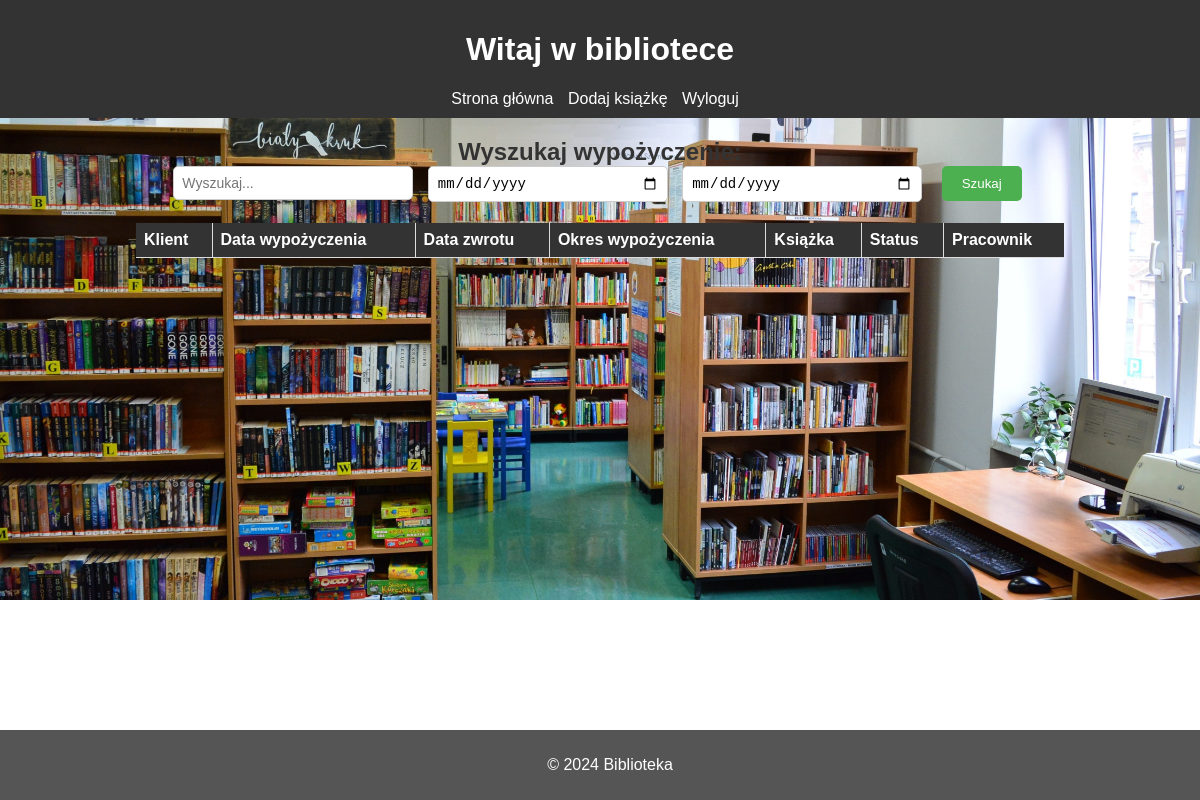
Page /rents (signed in) on the earlier database version.
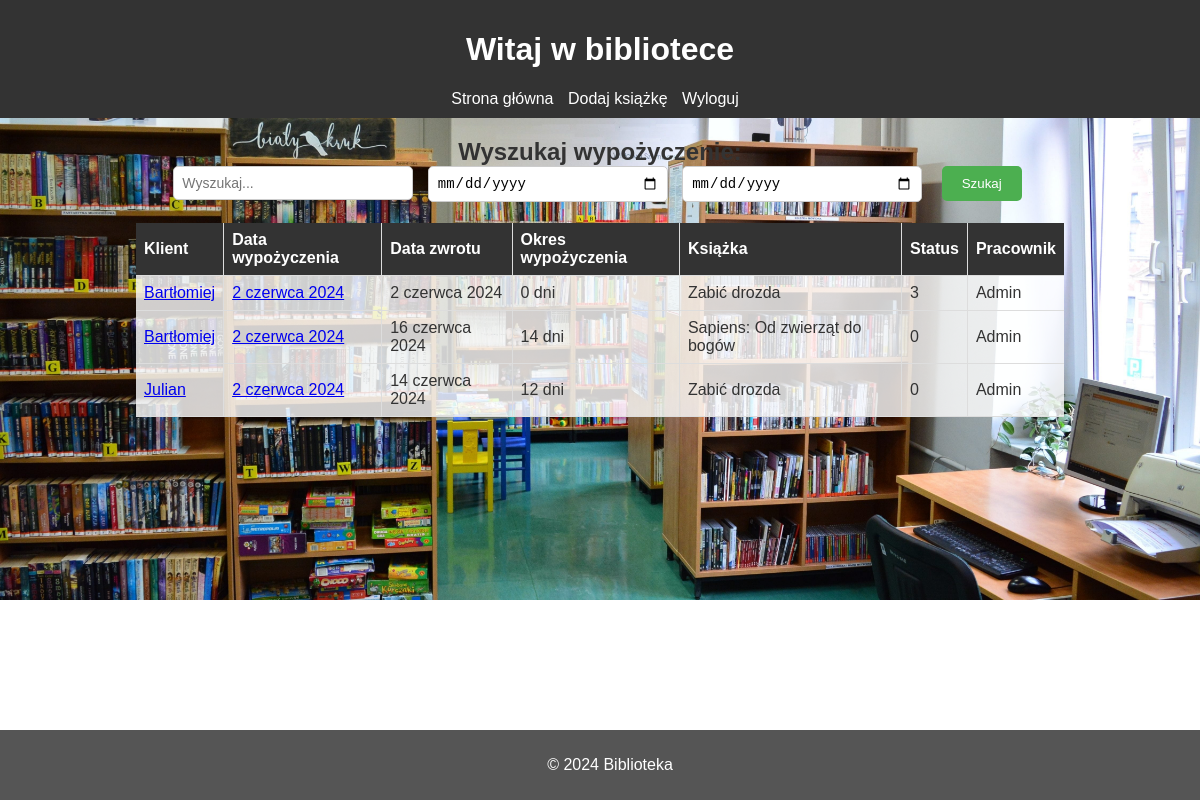
Same page on the later database version.
### bibliotekarz/models.py (models this page shows, shortened)
class Wypozyczenia(models.Model):
    Stany =[
        ('Nowe','Nowe'),
        ('Przedłużone','Przedłużone'),
        ('Po terminie','Po terminie'),
        ('Zakończone','Zakończone')
    ]
    Data = models.DateField(null=False)
    Data_zwrotu = models.DateField(null=True, blank=True)
    Stan = models.CharField(choices=Stany, max_length=100)
    KsiazkaID = models.ForeignKey(Ksiazki, on_delete=models.CASCADE)
    PracownikID = models.ForeignKey(User, on_delete=models.CASCADE, related_name='pracownik')
    KlientID = models.ForeignKey(User, on_delete=models.CASCADE, related_name='klient')
    def get_rent_period(self):
        return self.Data_zwrotu - self.Data

class Ksiazki(models.Model):
    Stany = [
        ('Dostępna','Dostępna'),
        ('Wypożyczona','Wypozyczona')
    ]
    Tytul = models.CharField(max_length=100, null=False, unique=True)
    Autor = models.CharField(max_length=50, null=False)
    Gatunek = models.ForeignKey(Gatunki, on_delete=models.CASCADE)
    Liczba_stron = models.PositiveIntegerField()
    Wydawnictwo = models.CharField(max_length=50)
    Rok_wydania = models.PositiveIntegerField()
    Cena = models.DecimalField(decimal_places=2, null=False, validators=[positive_decimal], max_digits=5)
    Liczba_egzamplarzy = models.PositiveIntegerField()
    Liczba_dostepnych_egzemplarzy = models.PositiveIntegerField()
    Opis = models.CharField(max_length=1000)
    Stan = models.CharField(choices=Stany, max_length=20)
    Utworzone_przez = models.ForeignKey(User, on_delete=models.CASCADE)
    def __str__(self) -> str:
        return self.Tytul

### uzytkownicy/models.py (models this page shows, shortened)
class User(AbstractUser):
    choices = [(0, 'Męźczyzna'),
               (1, 'Kobieta')]
    Telefon = models.CharField(max_length=9,null=False, validators=[regex_telefon])
    Pesel = models.CharField(max_length=11, unique=True, null=False, validators=[regex_pesel, validate_pesel])
    Data_urodzenia = models.DateField(null = False)
    current_password = models.CharField(max_length=15, null=False, blank=False, validators=[password_validator])
    password_1 = models.CharField(max_length=15, null=False, blank=False, validators=[password_validator])
    password_2 = models.CharField(max_length=15, null=False, blank=False, validators=[password_validator])
    password_3 = models.CharField(max_length=15, null=False, blank=False, validators=[password_validator])
    passwords_attempts = models.IntegerField(default=0)
    Plec = models.IntegerField(choices=choices, null=False)
    Bibliotekarz = models.BooleanField(default = False)
    ManagerBiblioteki = models.BooleanField(default = False)
    utworzony = models.DateTimeField(auto_now_add=True)
    edytowany = models.DateTimeField(auto_now=True)
    is_deleted = models.BooleanField(default=False)
    is_password_changed = models.BooleanField(default=False)
    REQUIRED_FIELDS = ['Telefon', 'Pesel', 'Data_urodzenia', 'Plec']

### bibliotekarz/views.py (the view)
# urls.py: path('rents', viewsb.ListRentsView.as_view(), name='rents'),
class ListRentsView(HandleNoPermission, ListView):
    model = Wypozyczenia
    template_name = 'rents.html'
    context_object_name = 'rents'
    def test_func(self) -> bool | None:
        user = User.objects.get(id=self.request.user.id)
        if user.Bibliotekarz == True:
            return True
        elif user.ManagerBiblioteki == True:
            return True
        else:
            return False
    def get_queryset(self):
        query = self.request.GET.get('q')
        start = self.request.GET.get('start-date')
        end = self.request.GET.get('end-date')
        if query:
            rents = Wypozyczenia.objects.filter(Q(KlientID__username__icontains=query) |
                                            Q(PracownikID__username__icontains=query) |
                                            Q(Stan__icontains=query))
            return rents
        elif start and end:
            rents = Wypozyczenia.objects.filter(Data_zwrotu__gte=start, Data_zwrotu__lte=end)
            return rents
        else:
            rents = Wypozyczenia.objects.all()
            return rents

### bibliotekarz/templates/rents.html (shortened to what this page needs)
<!DOCTYPE html>
{% load static %}
<html lang="en">
<head>
</head>
<body>
    <header>
        <h1>Witaj w bibliotece</h1>
        <nav>
            <ul>
                <li><a href="{% url 'home' %}">Strona główna</a></li>
                <li><a href="{% url 'register-book' %}">Dodaj książkę</a></li>
                {% if user.is_authenticated %}
                <li><a href="{% url 'logout' %}">Wyloguj</a></li>
            {% else %}
                <li><a href="{% url 'login' %}">Zaloguj</a></li>
            {% endif %}
            </ul>
        </nav>
    </header>
    <main>
        <form action="" method="get">
            <label for="search">Wyszukaj wypożyczenie:</label><br>
            <input id="search" name="q" type="text" placeholder="Wyszukaj...">
            <input type="date" id="start" name="start-date">
            <input type="date" id="end" name="end-date">
            <button type="submit">Szukaj</button>
        </form>
        <table>
            <tr>
                <th>Klient</th>
                <th>Data wypożyczenia</th>
                <th>Data zwrotu</th>
                <th>Okres wypożyczenia</th>
                <th>Książka</th>
                <th>Status</th>
                <th>Pracownik</th>
            </tr>
            {% for rent in rents %}
            <tr>
                <td><a href="{% url 'user' rent.KlientID.id %}">{{ rent.KlientID.first_name }}</a></td>
                <td><a href="{% url 'rent' rent.id %}">{{ rent.Data }}</a></td>
                <td>{{ rent.Data_zwrotu }}</td>
                <td>{{ rent.get_rent_period.days }} dni</td>
                <td>{{ rent.KsiazkaID }}</td>
                <td>{{ rent.Stan }}</td>
                <td>{{ rent.PracownikID }}</td>
            </tr>
            {% endfor %}
        </table>
    </main>
    <footer>
        <p>&copy; 2024 Biblioteka</p>
    </footer>
</body>
</html>

### bibliotekarz/templates/rents.html (style rules this page uses)
body { background-image: url('/static/img/6b695030-7469-4415-945d-a0fe872c6665.jpeg'); background-size: cover; background-repeat: no-repeat; font-family: Arial, sans-serif; margin: 0; padding: 0; color: #333; }
header { background-color: #333; color: white; padding: 10px; text-align: center; }
nav ul { list-style-type: none; margin: 0; padding: 0; }
nav ul li { display: inline; margin-right: 10px; }
nav ul li a { color: white; text-decoration: none; }
main { padding: 20px; text-align: center; }
footer { background-color: #555; color: white; padding: 10px; text-align: center; position: fixed; bottom: 0; width: 100%; }
button { padding: 10px 20px; border: none; background-color: #4caf50; color: white; border-radius: 5px; cursor: pointer; margin: 0 5px; }
table { margin: 20px auto; border-collapse: collapse; width: 80%; background-color: rgba(255, 255, 255, 0.8); }
th, td { padding: 8px; border-bottom: 1px solid #ddd; text-align: left; }
th { background-color: #333; color: white; }
th:not(:first-child), td:not(:first-child) { border-left: 1px solid #ddd; }
form { margin-bottom: 20px; text-align: center; }
input[type="text"] { padding: 10px; font-size: 16px; width: 60%; }
label { font-size: 24px; font-weight: bold; }
input[type="text"], input[type="date"] { padding: 8px; font-size: 14px; width: calc(20% - 10px); border-radius: 5px; border: 1px solid #ccc; margin-right: 10px; }

Differences in the rows shown:
added Wypozyczenia: KlientID.first_name "Bartłomiej", Data "2 czerwca 2024", Data_zwrotu "2 czerwca 2024", get_rent_period.days "0", KsiazkaID "Zabić drozda", Stan "3", PracownikID "Admin"
added Wypozyczenia: KlientID.first_name "Bartłomiej", Data "2 czerwca 2024", Data_zwrotu "16 czerwca 2024", get_rent_period.days "14", KsiazkaID "Sapiens: Od zwierząt do bogów", Stan "0", PracownikID "Admin"
added Wypozyczenia: KlientID.first_name "Julian", Data "2 czerwca 2024", Data_zwrotu "14 czerwca 2024", get_rent_period.days "12", KsiazkaID "Zabić drozda", Stan "0", PracownikID "Admin"
